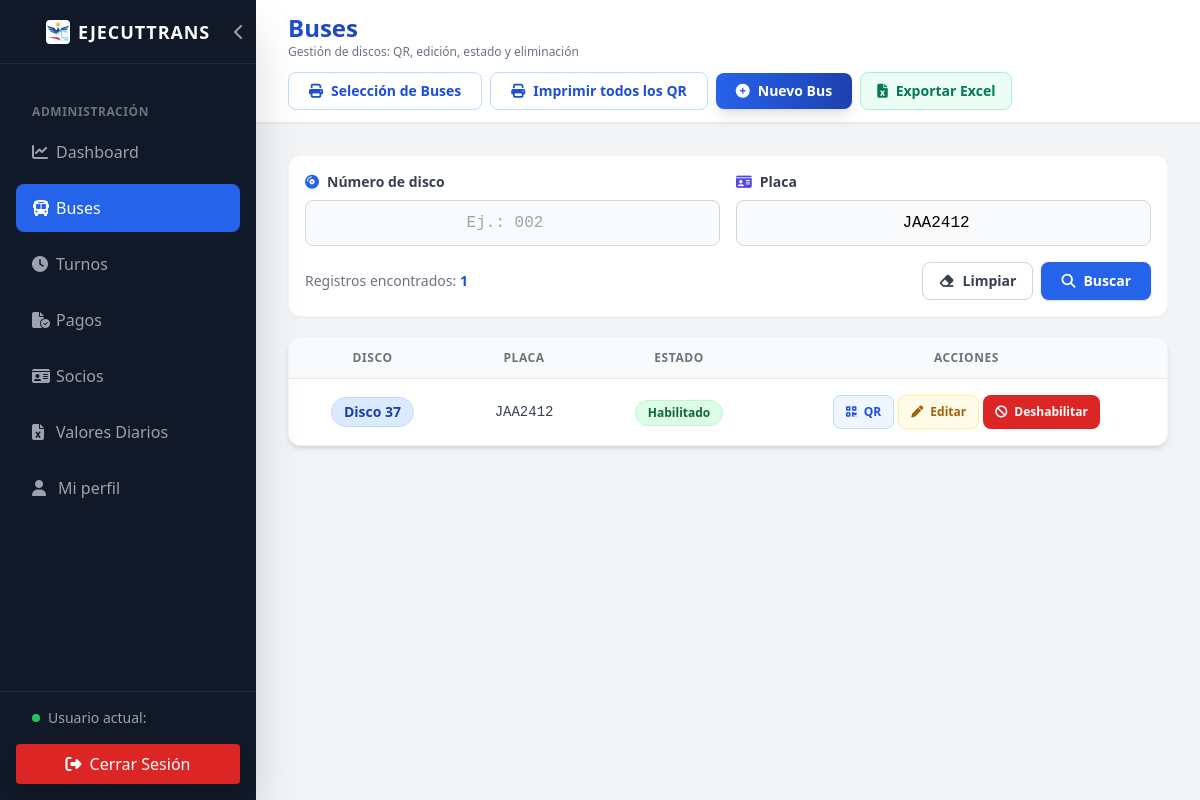
The page /Web/admin/buses.php?placa=JAA2412 (signed in) on the database its author committed.
### tables this page shows
CREATE TABLE `bus` (
  `id` int NOT NULL AUTO_INCREMENT,
  `placa` varchar(20) NOT NULL,
  `disco` varchar(20) NOT NULL,
  `activo` tinyint(1) DEFAULT '1',
  PRIMARY KEY (`id`),
  UNIQUE KEY `placa` (`placa`)
);

### Dao/BusDao.php (called while the page is built, shortened)
<?php
class BusDao {
    private $conexion;
    public function __construct($conexion) {
        $this->conexion = $conexion;
    }
    public function obtenerTodos() {
        $sql = "SELECT * FROM bus ORDER BY CAST(disco AS UNSIGNED), disco";
        $stmt = $this->conexion->prepare($sql);
        $stmt->execute();
        return $stmt->fetchAll();
    }
    public function obtenerFiltrados($disco = '', $placa = '') {
        $condiciones = [];
        $parametros = [];
        if ($placa !== '') {
            $condiciones[] = 'placa LIKE :placa';
            $parametros[':placa'] = '%' . $placa . '%';
        }
        $where = $condiciones ? 'WHERE ' . implode(' AND ', $condiciones) : '';
        $sql = "SELECT * FROM bus {$where} ORDER BY CAST(disco AS UNSIGNED), disco";
        $stmt = $this->conexion->prepare($sql);
        $stmt->execute($parametros);
        return $stmt->fetchAll();
    }
}
?>

### Web/admin/buses.php (the view, shortened to what this page needs)
<?php
require_once '../../Config/conexion.php';
require_once '../../Dao/BusDao.php';
$busDao = new BusDao($conexion);
$todosLosBuses = $busDao->obtenerTodos();
$filtroDisco = isset($_GET['disco']) && is_scalar($_GET['disco']) ? trim((string)$_GET['disco']) : '';
$filtroPlaca = isset($_GET['placa']) && is_scalar($_GET['placa']) ? trim((string)$_GET['placa']) : '';
$listaBuses = $busDao->obtenerFiltrados($filtroDisco, $filtroPlaca);
$totalBuses = count($todosLosBuses);
$totalResultados = count($listaBuses);
?>
<!DOCTYPE html>
<html lang="es">
<head>
    <script src="https://cdn.tailwindcss.com"></script>
    <link rel="stylesheet" href="https://cdnjs.cloudflare.com/ajax/libs/font-awesome/6.4.0/css/all.min.css">
</head>
<body class="bg-gray-100 flex h-screen overflow-hidden">
    <?php include 'components/sidebar.php'; ?>
    <main class="flex-1 flex flex-col overflow-y-auto mt-16 md:mt-0 w-full">
        <header class="shrink-0 min-h-16 py-3 gap-3 flex-wrap bg-white shadow-sm flex items-center px-4 md:px-8 justify-between border-b border-gray-200">
            <div>
                <h2 class="text-xl md:text-2xl font-bold text-gray-800 text-transparent bg-clip-text bg-gradient-to-r from-blue-700 to-gray-800">
                </h2>
                <p class="text-xs text-gray-500">Gestión de discos: QR, edición, estado y eliminación</p>
            </div>
            <div class="flex flex-wrap items-center gap-2">
            <button id="btnSeleccionarBusesQR" type="button" class="bg-white hover:bg-blue-50 text-blue-700 border border-blue-200 px-5 py-2 rounded-lg transition-all text-sm font-bold flex items-center">
                <i class="fas fa-print mr-2"></i> Selección de Buses
            </button>
            <a href="imprimir_qrs.php" target="_blank" rel="noopener" class="bg-white hover:bg-blue-50 text-blue-700 border border-blue-200 px-5 py-2 rounded-lg transition-all text-sm font-bold flex items-center">
                <i class="fas fa-print mr-2"></i> Imprimir todos los QR
            </a>
            <button id="btnNuevoBus" type="button" class="bg-gradient-to-r from-blue-600 to-blue-800 hover:from-blue-700 hover:to-blue-900 text-white px-5 py-2 rounded-lg shadow-lg transition-all text-sm font-bold flex items-center">
                <i class="fas fa-circle-plus mr-2"></i> Nuevo Bus
            </button>
            </div>
        </header>
        <div class="p-4 md:p-8 w-full max-w-7xl mx-auto">
            <form method="GET" action="buses.php" class="mb-5 rounded-xl border border-gray-100 bg-white p-4 shadow-sm">
                <div class="grid grid-cols-1 md:grid-cols-2 gap-4">
                    <div>
                        <label for="filtroDiscoBus" class="block mb-2 text-sm font-bold text-gray-700">
                            <i class="fas fa-compact-disc mr-2 text-blue-600"></i>Número de disco
                        </label>
                        <input id="filtroDiscoBus" name="disco" type="search" value="<?php echo htmlspecialchars($filtroDisco); ?>" placeholder="Ej.: 002"
                               class="w-full rounded-lg border border-gray-300 bg-gray-50 px-3 py-2.5 text-center font-mono outline-none focus:border-blue-500 focus:ring-2 focus:ring-blue-200">
                    </div>
                    <div>
                        <label for="filtroPlacaBus" class="block mb-2 text-sm font-bold text-gray-700">
                            <i class="fas fa-id-card mr-2 text-indigo-600"></i>Placa
                        </label>
                        <input id="filtroPlacaBus" name="placa" type="search" value="<?php echo htmlspecialchars($filtroPlaca); ?>" placeholder="Ej.: GHA-4587"
                               class="w-full rounded-lg border border-gray-300 bg-gray-50 px-3 py-2.5 text-center font-mono uppercase outline-none focus:border-blue-500 focus:ring-2 focus:ring-blue-200">
                    </div>
                </div>
                <div class="mt-4 flex flex-wrap items-center justify-between gap-3">
                    <p class="text-sm text-gray-500">
                        Registros encontrados: <span class="font-bold text-blue-700"><?php echo $totalResultados; ?></span>
                    </p>
                    <div class="flex gap-2">
                        <a href="buses.php" class="inline-flex items-center rounded-lg border border-gray-300 bg-white px-4 py-2 text-sm font-bold text-gray-700 hover:bg-gray-50">
                            <i class="fas fa-eraser mr-2"></i>Limpiar
                        </a>
                        <button type="submit" class="inline-flex items-center rounded-lg bg-blue-600 px-5 py-2 text-sm font-bold text-white shadow hover:bg-blue-700">
                            <i class="fas fa-magnifying-glass mr-2"></i>Buscar
                        </button>
                    </div>
                </div>
            </form>
            <div class="bg-white rounded-xl shadow-md overflow-hidden border border-gray-100 overflow-x-auto">
                <table class="min-w-full divide-y divide-gray-200">
                    <thead class="bg-gray-50">
                        <tr>
                            <th class="px-6 py-3 text-center text-xs font-bold text-gray-500 uppercase tracking-wider">Disco</th>
                            <th class="px-6 py-3 text-center text-xs font-bold text-gray-500 uppercase tracking-wider">Placa</th>
                            <th class="px-6 py-3 text-center text-xs font-bold text-gray-500 uppercase tracking-wider">Estado</th>
                            <th class="px-6 py-3 text-center text-xs font-bold text-gray-500 uppercase tracking-wider">Acciones</th>
                        </tr>
                    </thead>
                    <tbody class="bg-white divide-y divide-gray-200">
                        <?php if ($totalResultados === 0): ?>
                        <tr>
                            <td colspan="4" class="px-6 py-10 text-center text-gray-500">
                                <i class="fas fa-bus text-3xl mb-3 text-gray-300"></i>
                                <p><?php echo $totalBuses === 0 ? 'Aún no hay buses registrados.' : 'No se encontraron buses con los filtros seleccionados.'; ?></p>
                            </td>
                        </tr>
                        <?php else: ?>
                            <?php foreach ($listaBuses as $bus): ?>
                            <tr class="hover:bg-gray-50 transition-colors <?php echo ($bus['activo'] == 1) ? '' : 'bg-red-50 opacity-70'; ?>">
                                <td class="px-6 py-4 whitespace-nowrap text-center">
                                    <span class="inline-flex items-center px-3 py-1 rounded-full text-sm font-bold bg-blue-100 text-blue-800 border border-blue-200">
                                        Disco <?php echo htmlspecialchars($bus['disco']); ?>
                                    </span>
                                </td>
                                <td class="px-6 py-4 whitespace-nowrap text-center text-sm font-mono text-gray-700">
                                    <?php echo htmlspecialchars($bus['placa']); ?>
                                </td>
                                <td class="px-6 py-4 whitespace-nowrap text-center">
                                    <?php if ($bus['activo'] == 1): ?>
                                        <span class="inline-flex px-3 py-1 rounded-full text-xs font-bold bg-green-100 text-green-800 border border-green-200">Habilitado</span>
                                    <?php else: ?>
                                        <span class="inline-flex px-3 py-1 rounded-full text-xs font-bold bg-red-100 text-red-800 border border-red-200">Deshabilitado</span>
                                    <?php endif; ?>
                                </td>
                                <td class="px-6 py-4 whitespace-nowrap text-center">
                                    <div class="flex flex-wrap justify-center gap-1">
                                        <button class="btnVerQR text-blue-700 hover:text-white bg-blue-50 hover:bg-blue-700 border border-blue-200 text-xs font-bold px-3 py-2 rounded-lg transition-all"
                                                data-disco="<?php echo htmlspecialchars((string)$bus['disco'], ENT_QUOTES, 'UTF-8'); ?>"
                                                data-placa="<?php echo htmlspecialchars((string)($bus['placa'] ?: 'Sin placa'), ENT_QUOTES, 'UTF-8'); ?>">
                                            <i class="fas fa-qrcode mr-1"></i> QR
                                        </button>
                                        <button class="btnEditarBus text-yellow-700 hover:text-white bg-yellow-50 hover:bg-yellow-600 border border-yellow-200 text-xs font-bold px-3 py-2 rounded-lg transition-all"
                                                data-id="<?php echo $bus['id']; ?>"
                                                data-disco="<?php echo htmlspecialchars($bus['disco']); ?>"
                                                data-placa="<?php echo htmlspecialchars($bus['placa']); ?>">
                                            <i class="fas fa-pen mr-1"></i> Editar
                                        </button>
                                        <button class="btnToggleBus text-xs font-bold px-3 py-2 rounded-lg transition-all <?php echo ($bus['activo'] == 1) ? 'bg-red-600 hover:bg-red-700 text-white' : 'bg-green-600 hover:bg-green-700 text-white'; ?>"
                                                data-bus-id="<?php echo $bus['id']; ?>"
                                                data-estado="<?php echo $bus['activo']; ?>"
                                                data-disco="<?php echo htmlspecialchars($bus['disco']); ?>">
                                            <?php echo ($bus['activo'] == 1) ? '<i class="fas fa-ban mr-1"></i> Deshabilitar' : '<i class="fas fa-check-circle mr-1"></i> Habilitar'; ?>
                                        </button>
                                    </div>
                                </td>
                            </tr>
                            <?php endforeach; ?>
                        <?php endif; ?>
                    </tbody>
                </table>
            </div>
        </div>
    </main>
</body>
</html>

### rows shown on the page
bus: disco "37", placa "JAA2412", activo "Habilitado"

### other values the page prints
$totalResultados "1"
